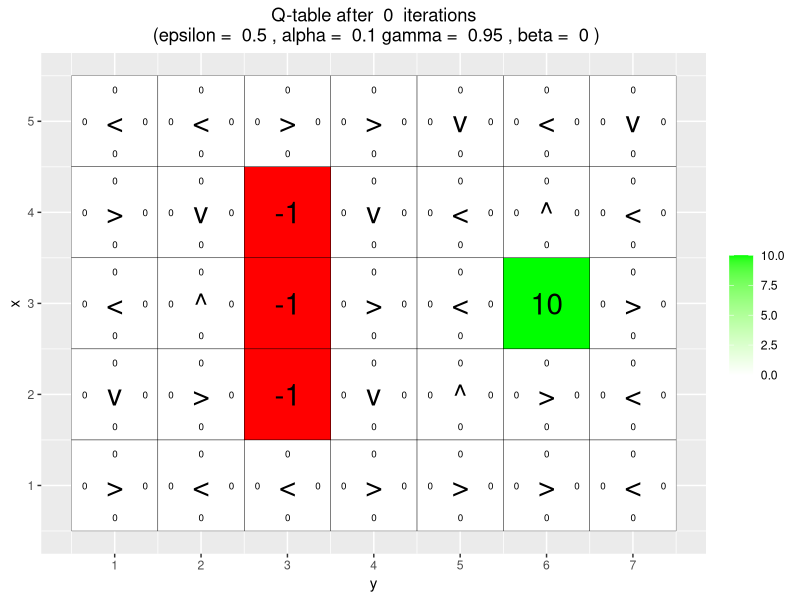
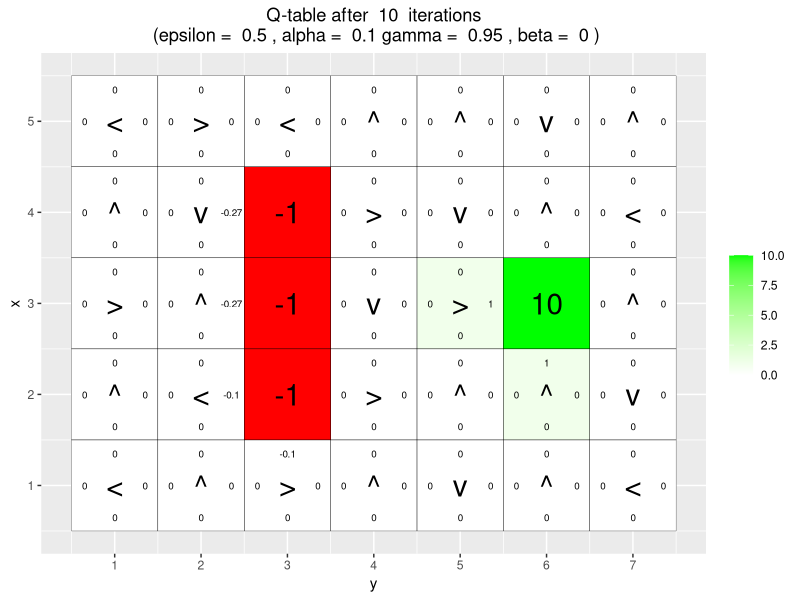
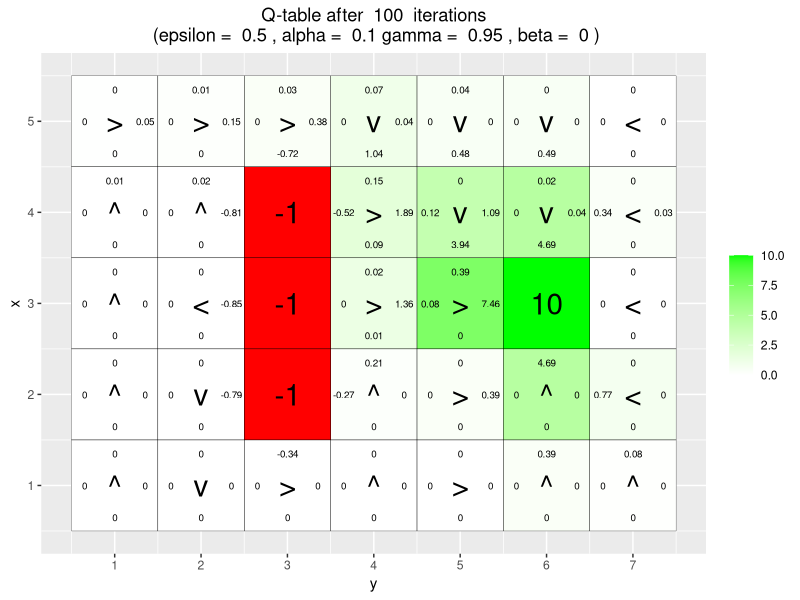
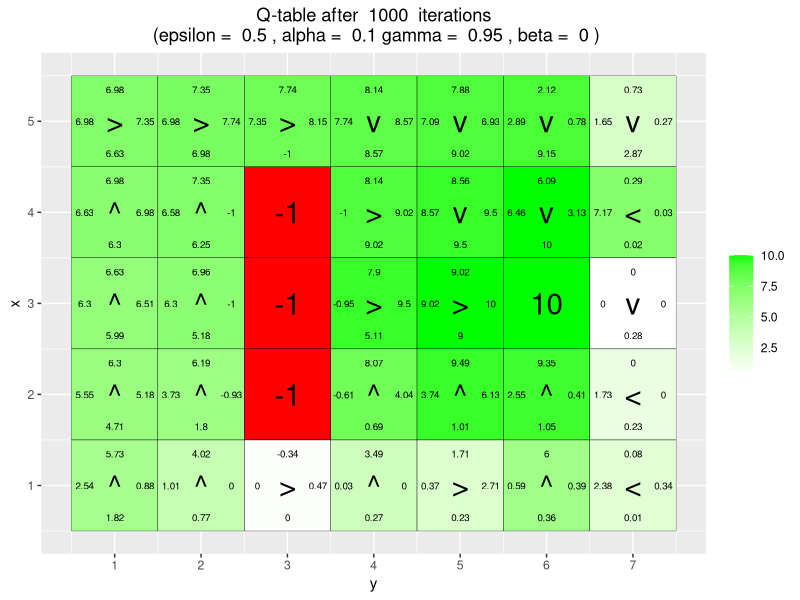
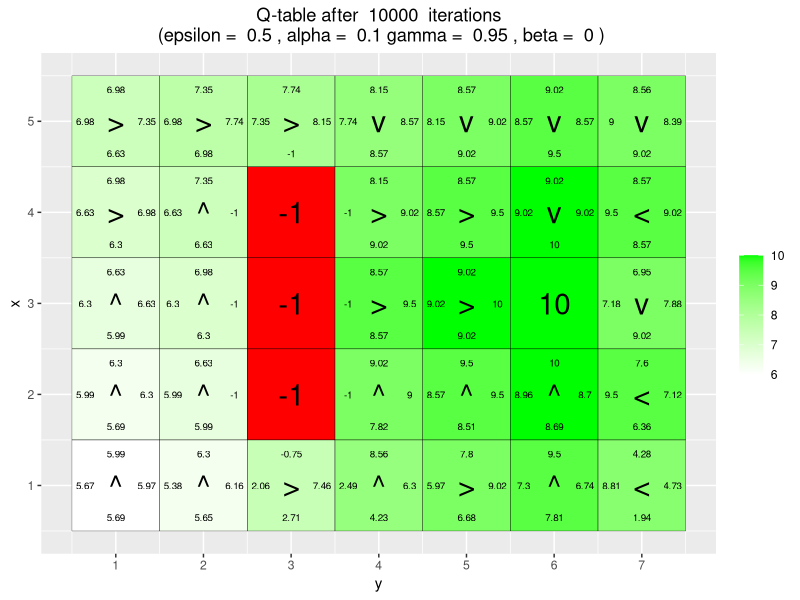
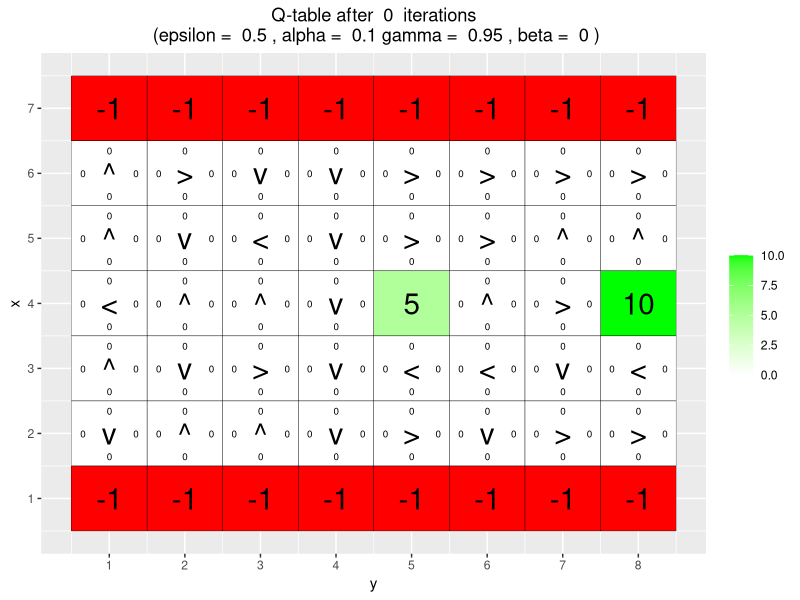
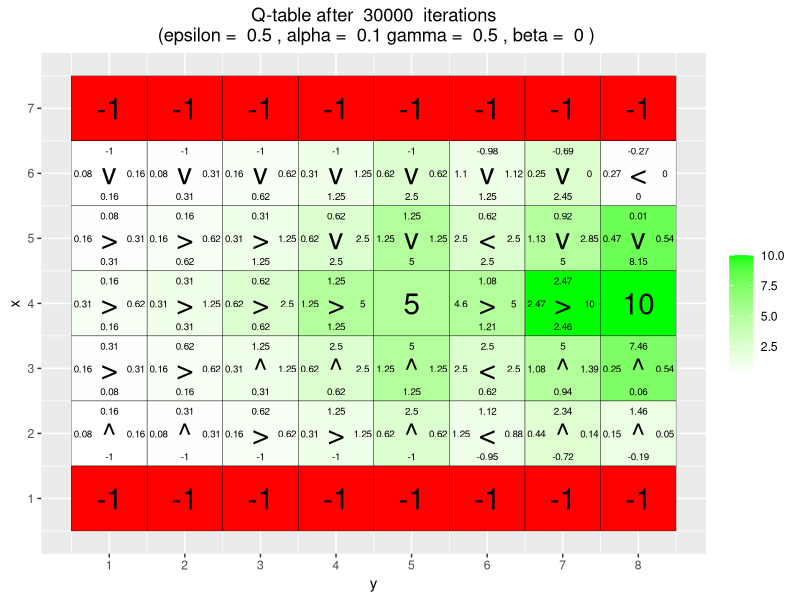
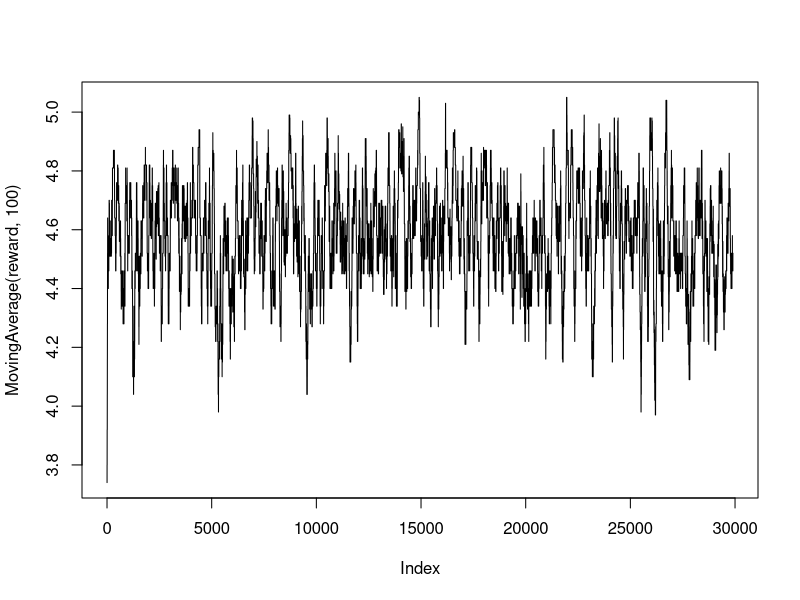

Here is the R script that generated these plots, in order: (Note: a time limit stopped this script after it produced the figures.)
## ---- chunk 1
knitr::opts_chunk$set(echo = TRUE, message = FALSE, warning=FALSE,  out.width = "50%")

## ---- chunk 2

library(knitr)
library(ggplot2)
## ---- chunk 3
# given code 
arrows <- c("^", ">", "v", "<")
action_deltas <- list(c(1,0), # up
                      c(0,1), # right
                      c(-1,0), # down
                      c(0,-1)) # left


vis_environment <- function(iterations=0, epsilon = 0.5, alpha = 0.1, gamma = 0.95, beta = 0){
  
  # Visualize an environment with rewards. 
  # Q-values for all actions are displayed on the edges of each tile.
  # The (greedy) policy for each state is also displayed.
  # 
  # Args:
  #   iterations, epsilon, alpha, gamma, beta (optional): for the figure title.
  #   reward_map (global variable): a HxW array containing the reward given at each state.
  #   q_table (global variable): a HxWx4 array containing Q-values for each state-action pair.
  #   H, W (global variables): environment dimensions.
  
  df <- expand.grid(x=1:H,y=1:W)
  foo <- mapply(function(x,y) ifelse(reward_map[x,y] == 0,q_table[x,y,1],NA),df$x,df$y)
  df$val1 <- as.vector(round(foo, 2))
  foo <- mapply(function(x,y) ifelse(reward_map[x,y] == 0,q_table[x,y,2],NA),df$x,df$y)
  df$val2 <- as.vector(round(foo, 2))
  foo <- mapply(function(x,y) ifelse(reward_map[x,y] == 0,q_table[x,y,3],NA),df$x,df$y)
  df$val3 <- as.vector(round(foo, 2))
  foo <- mapply(function(x,y) ifelse(reward_map[x,y] == 0,q_table[x,y,4],NA),df$x,df$y)
  df$val4 <- as.vector(round(foo, 2))
  foo <- mapply(function(x,y) 
    ifelse(reward_map[x,y] == 0,arrows[GreedyPolicy(x,y)],reward_map[x,y]),df$x,df$y)
  df$val5 <- as.vector(foo)
  foo <- mapply(function(x,y) ifelse(reward_map[x,y] == 0,max(q_table[x,y,]),
                                     ifelse(reward_map[x,y]<0,NA,reward_map[x,y])),df$x,df$y)
  df$val6 <- as.vector(foo)
  
  print(ggplot(df,aes(x = y,y = x)) +
          scale_fill_gradient(low = "white", high = "green", na.value = "red", name = "") +
          geom_tile(aes(fill=val6)) +
          geom_text(aes(label = val1),size = 2.5,nudge_y = .35,na.rm = TRUE) +
          geom_text(aes(label = val2),size = 2.5,nudge_x = .35,na.rm = TRUE) +
          geom_text(aes(label = val3),size = 2.5,nudge_y = -.35,na.rm = TRUE) +
          geom_text(aes(label = val4),size = 2.5,nudge_x = -.35,na.rm = TRUE) +
          geom_text(aes(label = val5),size = 7.5) +
          geom_tile(fill = 'transparent', colour = 'black') + 
          ggtitle(paste("Q-table after ",iterations," iterations\n",
                        "(epsilon = ",epsilon,", alpha = ",alpha,"gamma = ",gamma,", beta = ",beta,")")) +
          theme(plot.title = element_text(hjust = 0.5)) +
          scale_x_continuous(breaks = c(1:W),labels = c(1:W)) +
          scale_y_continuous(breaks = c(1:H),labels = c(1:H)))
  
}


transition_model <- function(x, y, action, beta){
  
  # Computes the new state after given action is taken. The agent will follow the action 
  # with probability (1-beta) and slip to the right or left with probability beta/2 each.
  # 
  # Args:
  #   x, y: state coordinates.
  #   action: which action the agent takes (in {1,2,3,4}).
  #   beta: probability of the agent slipping to the side when trying to move.
  #   H, W (global variables): environment dimensions.
  # 
  # Returns:
  #   The new state after the action has been taken.
  
  delta <- sample(-1:1, size = 1, prob = c(0.5*beta,1-beta,0.5*beta))
  final_action <- ((action + delta + 3) %% 4) + 1
  foo <- c(x,y) + unlist(action_deltas[final_action])
  foo <- pmax(c(1,1),pmin(foo,c(H,W)))
  
  return (foo)
}


## ---- chunk 4
# greedy function
GreedyPolicy <- function(x, y){
  
  # Get a greedy action for state (x,y) from q_table.
  #
  # Args:
  #   x, y: state coordinates.
  #   q_table (global variable): a HxWx4 array containing Q-values for each state-action pair.
  # 
  # Returns:
  #   An action, i.e. integer in {1,2,3,4}.
  
  # Your code here.
  max_actions <- which(q_table[x,y,]==max(q_table[x,y,])) # picking out all max values
 
  max_actions[sample(seq_along(max_actions),1)]# Random if two actions are equally good in the table
  #sample(max_actions,1) Why does this choose 1 more often?!
  }

# Epsilon greedy function
EpsilonGreedyPolicy <- function(x, y, epsilon){
  
  # Get an epsilon-greedy action for state (x,y) from q_table.
  #
  # Args:
  #   x, y: state coordinates.
  #   epsilon: probability of acting randomly.
  # 
  # Returns:
  #   An action, i.e. integer in {1,2,3,4}.
  
  # Your code here.
  if (runif(1)< 1-epsilon){
    GreedyPolicy(x,y) # best known action
  }
  else{
    sample(c(1,2,3,4),1) # random action
  }
  
}
## ---- chunk 5



q_learning <- function(start_state, epsilon = 0.5, alpha = 0.1, gamma = 0.95, 
                       beta = 0){
  
  # Perform one episode of Q-learning. The agent should move around in the 
  # environment using the given transition model and update the Q-table.
  # The episode ends when the agent reaches a terminal state.
  # 
  # Args:
  #   start_state: array with two entries, describing the starting position of the agent.
  #   epsilon (optional): probability of acting randomly.
  #   alpha (optional): learning rate.
  #   gamma (optional): discount factor.
  #   beta (optional): slipping factor.
  #   reward_map (global variable): a HxW array containing the reward given at each state.
  #   q_table (global variable): a HxWx4 array containing Q-values for each state-action pair.
  # 
  # Returns:
  #   reward: reward received in the episode.
  #   correction: sum of the temporal difference correction terms over the episode.
  #   q_table (global variable): Recall that R passes arguments by value. So, q_table being
  #   a global variable can be modified with the superassigment operator <<-.
  
  # Your code here.

  x <- start_state[1]
  y <- start_state[2]
  episode_correction <- c()
  repeat{
    # Follow policy, execute action, get reward.
    
    action <-  EpsilonGreedyPolicy(x,y,epsilon)
    new_pos <- transition_model(x,y,action,beta)
    reward <- reward_map[new_pos[1], new_pos[2]]
    
    

    # correction
    corr <-(reward + gamma *max(q_table[new_pos[1],new_pos[2],])-q_table[x,y,action] )
    # Q-table update.
    q_table[x,y,action] <<- q_table[x,y,action] + alpha*corr
    # sum of corrections
    episode_correction <- c(episode_correction , corr)
    x <- new_pos[1]
    y <- new_pos[2]
    
    if(reward!=0)
      # End episode.
      return (c(reward,sum(episode_correction)))
  }
  
}




## ---- chunk 6
# Environment A (learning)
set.seed(12345)
H <- 5
W <- 7

reward_map <- matrix(0, nrow = H, ncol = W)
reward_map[3,6] <- 10
reward_map[2:4,3] <- -1

q_table <- array(0,dim = c(H,W,4))

vis_environment()

for(i in 1:10000){
  foo <- q_learning(start_state = c(3,1))
  
  if(any(i==c(10,100,1000,10000)))
    vis_environment(i)
}

## ---- chunk 7
# Environment B (the effect of epsilon and gamma)

H <- 7
W <- 8

reward_map <- matrix(0, nrow = H, ncol = W)
reward_map[1,] <- -1
reward_map[7,] <- -1
reward_map[4,5] <- 5
reward_map[4,8] <- 10

q_table <- array(0,dim = c(H,W,4))

vis_environment()

MovingAverage <- function(x, n){
  
  cx <- c(0,cumsum(x))
  rsum <- (cx[(n+1):length(cx)] - cx[1:(length(cx) - n)]) / n
  
  return (rsum)
}

for(j in c(0.5,0.75,0.95)){
  q_table <- array(0,dim = c(H,W,4))
  reward <- NULL
  correction <- NULL
  
  for(i in 1:30000){
    foo <- q_learning(gamma = j, start_state = c(4,1))
    reward <- c(reward,foo[1])
    correction <- c(correction,foo[2])
  }
  
  vis_environment(i, gamma = j)
  plot(MovingAverage(reward,100),type = "l")
  plot(MovingAverage(correction,100),type = "l")
}

for(j in c(0.5,0.75,0.95)){
  q_table <- array(0,dim = c(H,W,4))
  reward <- NULL
  correction <- NULL
  
  for(i in 1:30000){
    foo <- q_learning(epsilon = 0.1, gamma = j, start_state = c(4,1))
    reward <- c(reward,foo[1])
    correction <- c(correction,foo[2])
  }
  
  vis_environment(i, epsilon = 0.1, gamma = j)
  plot(MovingAverage(reward,100),type = "l")
  plot(MovingAverage(correction,100),type = "l")
}
## ---- chunk 8

# Environment C (the effect of beta).

H <- 3
W <- 6

reward_map <- matrix(0, nrow = H, ncol = W)
reward_map[1,2:5] <- -1
reward_map[1,6] <- 10

q_table <- array(0,dim = c(H,W,4))

vis_environment()

for(j in c(0,0.2,0.4,0.66)){
  q_table <- array(0,dim = c(H,W,4))
  
  for(i in 1:10000)
    foo <- q_learning(gamma = 0.6, beta = j, start_state = c(1,1))
  
  vis_environment(i, gamma = 0.6, beta = j)
}
## ---- chunk 9
knitr::include_graphics('pic1.png')
## ---- chunk 10
knitr::include_graphics('pic2.png')
